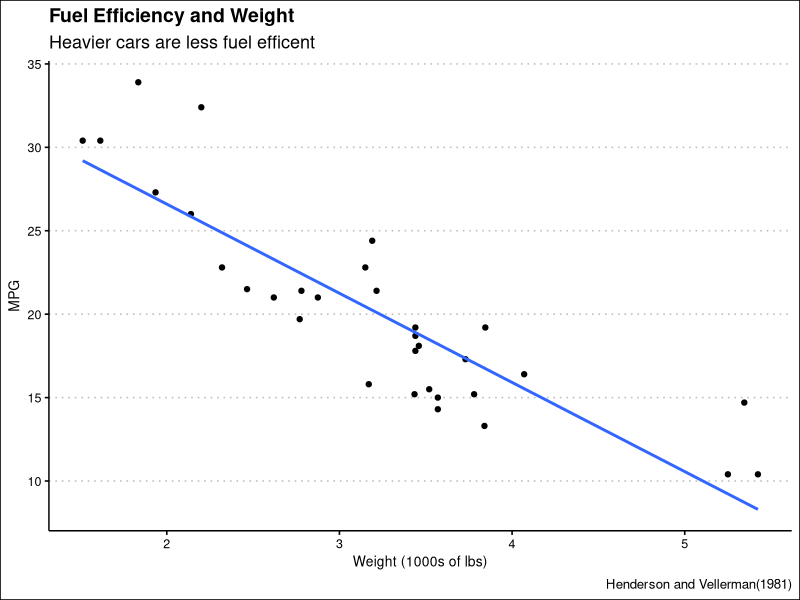

The R source for this figure:
## ---- chunk 1
knitr::opts_chunk$set(echo = FALSE)
library(tidyverse)
library(ggthemes)
# Learn more about creating websites with Distill at:
# https://rstudio.github.io/distill/website.html

# Learn more about publishing to GitHub Pages at:
# https://rstudio.github.io/distill/publish_website.html#github-pages

## ---- chunk 2
mtcars  %>% select(mpg, wt)  %>% 
ggplot(aes(x = wt, y = mpg)) + geom_point() + 
geom_smooth(method = "lm", formula = y ~ x, se = FALSE) + 
theme_clean() + labs(title = "Fuel Efficiency and Weight", 
subtitle = "Heavier cars are less fuel efficent", x = "Weight (1000s of lbs)", 
y = "MPG", caption = "Henderson and Vellerman(1981)")
